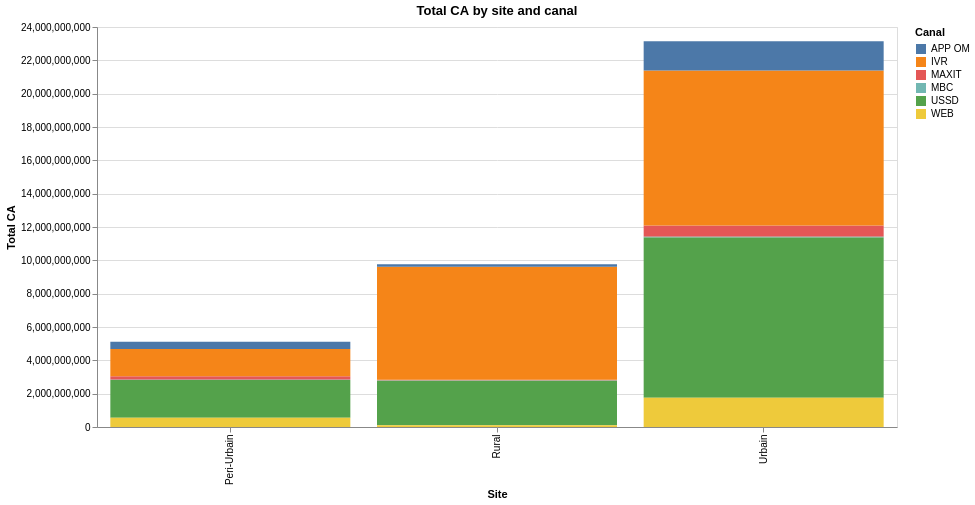

Notebook source saved alongside this figure:
### Code cell
# Are rural customers buying data differently than urban customers?


df_plot = df_merged.group_by(["Typologie", "Group_canal"]).agg(
        pl.col("CA").sum().alias("Total_CA")
    )

#display(df_plot.head())

stacked_box = df_plot.plot.bar(
    x = alt.X("Typologie", title = "Site"), 
    y = alt.Y("Total_CA", title="Total CA"), 
    color = alt.Color("Group_canal", title="Canal")
)

stacked_box = stacked_box.properties(
    width = 800,
    height = 400,
    title = "Total CA by site and canal"
)

display(stacked_box)

display(df_merged.group_by("Typologie").agg(
    pl.col("CA").mean().alias("average_ca"),
    pl.col("nb_jours").mean().alias("average_nbj"),
    pl.col("msisdn").count().alias("n")
).sort("average_ca", descending=True))

### Figure 1 — Vega specification as saved in the notebook (floating-point values rounded to 4 significant figures)
{"$schema": "https://vega.github.io/schema/vega/v6.json", "data": [{"name": "param_1e9efca18e7a2868_store"}, {"name": "source_0", "values": [{"Group_canal": "MAXIT", "Total_CA": 45720000.0, "Total_CA_end": 2834000000.0, "Total_CA_start": 2789000000.0, "Typologie": "Rural"}, {"Group_canal": "APP OM", "Total_CA": 436100000.0, "Total_CA_end": 5119000000.0, "Total_CA_start": 4683000000.0, "Typologie": "Peri-Urbain"}, {"Group_canal": "MAXIT", "Total_CA": 210700000.0, "Total_CA_end": 3044000000.0, "Total_CA_start": 2833000000.0, "Typologie": "Peri-Urbain"}, {"Group_canal": "MAXIT", "Total_CA": 682100000.0, "Total_CA_end": 12090000000.0, "Total_CA_start": 11410000000.0, "Typologie": "Urbain"}, {"Group_canal": "USSD", "Total_CA": 2258000000.0, "Total_CA_end": 2819000000.0, "Total_CA_start": 561600000.0, "Typologie": "Peri-Urbain"}, {"Group_canal": "IVR", "Total_CA": 6787000000.0, "Total_CA_end": 9622000000.0, "Total_CA_start": 2834000000.0, "Typologie": "Rural"}, {"Group_canal": "MBC", "Total_CA": 39140000.0, "Total_CA_end": 11410000000.0, "Total_CA_start": 11370000000.0, "Typologie": "Urbain"}, {"Group_canal": "WEB", "Total_CA": 561600000.0, "Total_CA_end": 561600000.0, "Total_CA_start": 0.0, "Typologie": "Peri-Urbain"}, {"Group_canal": "USSD", "Total_CA": 2673000000.0, "Total_CA_end": 2782000000.0, "Total_CA_start": 109000000.0, "Typologie": "Rural"}, {"Group_canal": "MBC", "Total_CA": 6353000.0, "Total_CA_end": 2789000000.0, "Total_CA_start": 2782000000.0, "Typologie": "Rural"}, {"Group_canal": "USSD", "Total_CA": 9618000000.0, "Total_CA_end": 11370000000.0, "Total_CA_start": 1752000000.0, "Typologie": "Urbain"}, {"Group_canal": "WEB", "Total_CA": 109000000.0, "Total_CA_end": 109000000.0, "Total_CA_start": 0.0, "Typologie": "Rural"}, {"Group_canal": "IVR", "Total_CA": 1638000000.0, "Total_CA_end": 4683000000.0, "Total_CA_start": 3044000000.0, "Typologie": "Peri-Urbain"}, {"Group_canal": "MBC", "Total_CA": 14150000.0, "Total_CA_end": 2833000000.0, "Total_CA_start": 2819000000.0, "Typologie": "Peri-Urbain"}, {"Group_canal": "APP OM", "Total_CA": 142300000.0, "Total_CA_end": 9764000000.0, "Total_CA_start": 9622000000.0, "Typologie": "Rural"}, {"Group_canal": "WEB", "Total_CA": 1752000000.0, "Total_CA_end": 1752000000.0, "Total_CA_start": 0.0, "Typologie": "Urbain"}, {"Group_canal": "IVR", "Total_CA": 9293000000.0, "Total_CA_end": 21380000000.0, "Total_CA_start": 12090000000.0, "Typologie": "Urbain"}, {"Group_canal": "APP OM", "Total_CA": 1758000000.0, "Total_CA_end": 23140000000.0, "Total_CA_start": 21380000000.0, "Typologie": "Urbain"}]}, {"name": "source_0_x_domain_Typologie", "values": [{"Typologie": "Rural"}, {"Typologie": "Peri-Urbain"}, {"Typologie": "Urbain"}]}, {"name": "source_0_color_domain_Group_canal", "values": [{"Group_canal": "MAXIT"}, {"Group_canal": "APP OM"}, {"Group_canal": "USSD"}, {"Group_canal": "IVR"}, {"Group_canal": "MBC"}, {"Group_canal": "WEB"}]}], "signals": [{"name": "unit", "value": {}, "on": [{"events": "pointermove", "update": "isTuple(group()) ? group() : unit"}]}, {"name": "param_1e9efca18e7a2868", "update": "vlSelectionResolve(\"param_1e9efca18e7a2868_store\", \"union\")"}, {"name": "param_1e9efca18e7a2868_Typologie", "on": [{"events": [{"source": "view", "type": "dblclick"}], "update": "null"}, {"events": {"signal": "param_1e9efca18e7a2868_translate_delta"}, "update": "panLinear(param_1e9efca18e7a2868_translate_anchor.extent_x, -param_1e9efca18e7a2868_translate_delta.x / width)"}, {"events": {"signal": "param_1e9efca18e7a2868_zoom_delta"}, "update": "zoomLinear(domain(\"x\"), param_1e9efca18e7a2868_zoom_anchor.x, param_1e9efca18e7a2868_zoom_delta)"}]}, {"name": "param_1e9efca18e7a2868_Total_CA", "on": [{"events": [{"source": "view", "type": "dblclick"}], "update": "null"}, {"events": {"signal": "param_1e9efca18e7a2868_translate_delta"}, "update": "panLinear(param_1e9efca18e7a2868_translate_anchor.extent_y, param_1e9efca18e7a2868_translate_delta.y / height)"}, {"events": {"signal": "param_1e9efca18e7a2868_zoom_delta"}, "update": "zoomLinear(domain(\"y\"), param_1e9efca18e7a2868_zoom_anchor.y, param_1e9efca18e7a2868_zoom_delta)"}]}, {"name": "param_1e9efca18e7a2868_tuple", "on": [{"events": [{"signal": "param_1e9efca18e7a2868_Typologie || param_1e9efca18e7a2868_Total_CA"}], "update": "param_1e9efca18e7a2868_Typologie && param_1e9efca18e7a2868_Total_CA ? {unit: \"\", fields: param_1e9efca18e7a2868_tuple_fields, values: [param_1e9efca18e7a2868_Typologie,param_1e9efca18e7a2868_Total_CA]} : null"}]}, {"name": "param_1e9efca18e7a2868_tuple_fields", "value": [{"field": "Typologie", "channel": "x", "type": "E"}, {"field": "Total_CA", "channel": "y", "type": "R"}]}, {"name": "param_1e9efca18e7a2868_translate_anchor", "value": {}, "on": [{"events": [{"source": "scope", "type": "pointerdown"}], "update": "{x: x(unit), y: y(unit), extent_x: domain(\"x\"), extent_y: domain(\"y\")}"}]}, {"name": "param_1e9efca18e7a2868_translate_delta", "value": {}, "on": [{"events": [{"source": "window", "between": [{"source": "scope", "type": "pointerdown"}, {"source": "window", "type": "pointerup"}], "consume": true, "type": "pointermove"}], "update": "{x: param_1e9efca18e7a2868_translate_anchor.x - x(unit), y: param_1e9efca18e7a2868_translate_anchor.y - y(unit)}"}]}, {"name": "param_1e9efca18e7a2868_zoom_anchor", "on": [{"events": [{"source": "scope", "type": "wheel", "consume": true}], "update": "{x: invert(\"x\", x(unit)), y: invert(\"y\", y(unit))}"}]}, {"name": "param_1e9efca18e7a2868_zoom_delta", "on": [{"events": [{"source": "scope", "consume": true, "type": "wheel"}], "update": "pow(1.001, event.deltaY * pow(16, event.deltaMode))", "force": true}]}, {"name": "param_1e9efca18e7a2868_modify", "on": [{"events": {"signal": "param_1e9efca18e7a2868_tuple"}, "update": "modify(\"param_1e9efca18e7a2868_store\", param_1e9efca18e7a2868_tuple, true)"}]}], "marks": [{"type": "rect", "name": "marks", "from": {"data": "source_0"}, "encode": {"update": {"width": {"signal": "max(0.25, bandwidth('x'))"}, "x": {"field": "Typologie", "scale": "x"}, "fill": {"field": "Group_canal", "scale": "color"}, "tooltip": {"signal": "{\"Site\": isValid(datum[\"Typologie\"]) ? isArray(datum[\"Typologie\"]) ? join(datum[\"Typologie\"], '\\n') : datum[\"Typologie\"] : \"\"+datum[\"Typologie\"], \"Total CA\": format(datum[\"Total_CA\"], \"\"), \"Canal\": isValid(datum[\"Group_canal\"]) ? isArray(datum[\"Group_canal\"]) ? join(datum[\"Group_canal\"], '\\n') : datum[\"Group_canal\"] : \"\"+datum[\"Group_canal\"]}"}, "y": {"field": "Total_CA_end", "scale": "y"}, "y2": {"field": "Total_CA_start", "scale": "y"}}}, "interactive": true, "style": ["bar"], "clip": true}], "scales": [{"name": "x", "type": "band", "domain": {"data": "source_0_x_domain_Typologie", "field": "Typologie", "sort": true}, "range": [0, {"signal": "width"}], "paddingOuter": 0.05, "paddingInner": 0.1}, {"name": "y", "type": "linear", "domain": {"data": "source_0", "fields": ["Total_CA_start", "Total_CA_end"]}, "range": [{"signal": "height"}, 0], "nice": true, "domainRaw": {"signal": "param_1e9efca18e7a2868[\"Total_CA\"]"}, "zero": true}, {"name": "color", "type": "ordinal", "domain": {"data": "source_0_color_domain_Group_canal", "field": "Group_canal", "sort": true}, "range": "category"}], "axes": [{"scale": "y", "aria": false, "gridScale": "x", "labels": false, "tickCount": {"signal": "ceil(height/40)"}, "domain": false, "grid": true, "minExtent": 0, "ticks": false, "zindex": 0, "orient": "left", "maxExtent": 0}, {"scale": "x", "orient": "bottom", "title": "Site", "labelAlign": "right", "labelAngle": 270, "labelBaseline": "middle", "zindex": 0, "grid": false}, {"scale": "y", "title": "Total CA", "grid": false, "orient": "left", "tickCount": {"signal": "ceil(height/40)"}, "zindex": 0, "labelOverlap": true}], "title": {"text": "Total CA by site and canal", "frame": "group"}, "background": "white", "height": 400, "padding": 5, "style": "cell", "legends": [{"title": "Canal", "fill": "color", "symbolType": "square"}], "width": 800}
